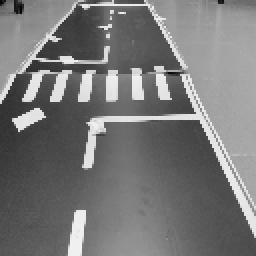
#> input picture src/lane-detect/fullOutput/image/noise1-00004600.png, 128 x 128 px (shown 2 times larger)
$ python -i ml_core2.py   (imports and definitions only)
#> lines starting #> are read from the running program, lines starting #| are printed output that depends on the picture; after the words box and inside, x2 and y2 are one past the last pixel; in counts of white or black regions, pixels touching at a corner belong together
#> further down, picture is the input picture: shape (128, 128, 3); min 1, max 243, mean 119.8
import cv2
import numpy as np
import os
import math
import time
import matplotlib.pyplot as plt
import random

orgImgPath = "/Users/mac/Desktop/EXTERNAL/NCKH/Autonomous-Car/src/lane-detect/fullOutput/image/"
labelImgPath = "/Users/mac/Desktop/EXTERNAL/NCKH/Autonomous-Car/src/lane-detect/fullOutput/label/"

# preprocessingPath = "/Users/mac/Desktop/EXTERNAL/NCKH/Autonomous-Car/src/lane-detect/fullOutput/preprocessing/"
# visualizeResultPath = "/Users/mac/Desktop/EXTERNAL/NCKH/Autonomous-Car/src/lane-detect/fullOutput/finalResult/"
# timeCompare = "/Users/mac/Desktop/EXTERNAL/NCKH/Autonomous-Car/src/lane-detect/timeCompare/"
grayScale_1 = "/Users/mac/Desktop/EXTERNAL/NCKH/Autonomous-Car/src/lane-detect/fullOutput/1-grayscale/"
gaussCanny_2 = "/Users/mac/Desktop/EXTERNAL/NCKH/Autonomous-Car/src/lane-detect/fullOutput/2-gauss-canny/"
threshHold_3 =  "/Users/mac/Desktop/EXTERNAL/NCKH/Autonomous-Car/src/lane-detect/fullOutput/3-threshhold/"
countour_4 = "/Users/mac/Desktop/EXTERNAL/NCKH/Autonomous-Car/src/lane-detect/fullOutput/4-countour/"
maxCountour_5 =  "/Users/mac/Desktop/EXTERNAL/NCKH/Autonomous-Car/src/lane-detect/fullOutput/5-maxcontour/"
cropImg_5_5 = "/Users/mac/Desktop/EXTERNAL/NCKH/Autonomous-Car/src/lane-detect/fullOutput/5.5-crop-img/"
masking_6 = "/Users/mac/Desktop/EXTERNAL/NCKH/Autonomous-Car/src/lane-detect/fullOutput/6-masking/"
regression_7 = "/Users/mac/Desktop/EXTERNAL/NCKH/Autonomous-Car/src/lane-detect/fullOutput/7-regression/"
currentLabel = ""


# [6 lines left out: function getIntersectionOfLines, not called in this run]


def getAreaBoundingBox(box):
    x, y, w, h = box
    return w * h


def load_images_from_folder(pathFolder):
    return os.listdir(pathFolder)


def findingAngleInRadian(startPoint, endPoint):  # (x,y), (x,y)
    return math.atan((endPoint[0] - startPoint[0])/(endPoint[1] - startPoint[1]))

# https://stackoverflow.com/questions/11686720/is-there-a-numpy-builtin-to-reject-outliers-from-a-list
# https://codereview.stackexchange.com/questions/230928/remove-outliers-from-n-dimensional-data
# [87 lines left out: functions removingOutliners, algorithm, not called in this run]


def writeImage(pathFolder, image, prefix=""):
    cv2.imwrite(pathFolder + prefix + str(time.time()) +".jpg", image)


def preprocessing(frame):

    gray = cv2.cvtColor(frame, cv2.COLOR_BGR2GRAY)
    writeImage(pathFolder=grayScale_1, image=gray, prefix=currentLabel)

    gaussianBlur = cv2.GaussianBlur(gray, (5, 5), 0)
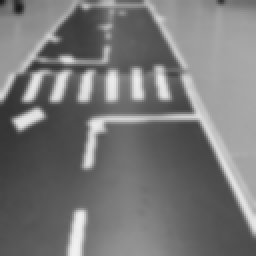
#> gaussianBlur: shape (128, 128) (shown 2 times larger); min 26, max 240, mean 119.8
    cannyEdgeDetection = cv2.Canny(gaussianBlur, 100, 200)
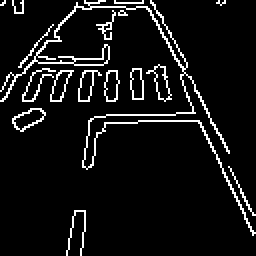
#> cannyEdgeDetection: shape (128, 128) (shown 2 times larger); 7.2% white in thin lines or dots
    writeImage(pathFolder=gaussCanny_2, image=cannyEdgeDetection, prefix=currentLabel)

    _, thresh = cv2.threshold(gray, 100, 180, cv2.THRESH_BINARY)
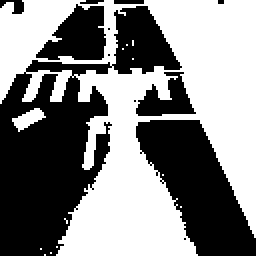
#> thresh: shape (128, 128) (shown 2 times larger); values 0 (black) and 180 (white), 52.3% white; 12 black regions (6 under 20 px)
    writeImage(pathFolder=threshHold_3, image=thresh, prefix=currentLabel)

    contours, _ = cv2.findContours(
        image=thresh, mode=cv2.RETR_TREE, method=cv2.CHAIN_APPROX_NONE)
#> contours = 28 contours, 22 with area under 20; largest, box (x1, y1, x2, y2) and area: (0, 0, 128, 128) 9986, (55, 2, 92, 38) 839, (17, 1, 54, 31) 688, (67, 35, 99, 59) 407, (12, 29, 57, 39) 230, (6, 54, 23, 66) 80
    frameCopy = cannyEdgeDetection.copy()

    contours_poly = [None]*len(contours)
#> contours_poly = 28 items
    boundRect = [None]*len(contours)
#> boundRect = 28 items
    noMeaningValue = np.full((frame.shape[1], frame.shape[0]), None)

    maxBoundRect = None
    maxBoundAreaRect = -1
    for i, c in enumerate(contours):
        contours_poly[i] = cv2.approxPolyDP(c, 3, True)
        boundRect[i] = cv2.boundingRect(contours_poly[i])
        currentArea = getAreaBoundingBox(boundRect[i])
        if currentArea > maxBoundAreaRect:
            maxBoundAreaRect = currentArea
            maxBoundRect = boundRect[i]
#> this loop made 28 passes
#> (x in getAreaBoundingBox, y in getAreaBoundingBox, w in getAreaBoundingBox, h in getAreaBoundingBox, currentArea, maxBoundAreaRect) on passes 8 to 9: (6, 56, 16, 10, 160, 160), (0, 0, 128, 128, 16384, 16384)
#> (x in getAreaBoundingBox, y in getAreaBoundingBox, w in getAreaBoundingBox, h in getAreaBoundingBox, currentArea) on passes 19, 20, 23, 28: (67, 35, 32, 24, 768), (12, 29, 45, 10, 450), (55, 2, 37, 36, 1332), (17, 1, 36, 30, 1080)
#> after the loop, boundRect = 28 items, first 6: (22, 127, 1, 1), (25, 126, 1, 1), (20, 124, 1, 1), (28, 123, 1, 1), (32, 109, 1, 1), (90, 103, 1, 1); contours_poly = 28 contours, 22 with area under 20; largest, box (x1, y1, x2, y2) and area: (0, 0, 128, 128) 10300, (55, 2, 92, 38) 856, (17, 1, 53, 31) 656, (67, 35, 99, 59) 392, (12, 29, 57, 39) 221, (6, 56, 22, 66) 44; maxBoundAreaRect = 16384

    # for i in range(len(contours)):
    #     color = (random.randint(0,256), random.randint(0,256), random.randint(0,256))
    #     # cv2.drawContours(drawing, contours_poly, i, color)
    #     cv2.rectangle(frameCopy, (int(boundRect[i][0]), int(boundRect[i][1])), \
    #     (int(boundRect[i][0]+boundRect[i][2]), int(boundRect[i][1]+boundRect[i][3])), color, 2)

    if maxBoundAreaRect == -1:
        # cv2.imwrite(preprocessingPath + "err-" + str(time.time()) +
        #             ".jpg", cv2.vconcat([frameCopy, cannyEdgeDetection]))
        writeImage(pathFolder=maxCountour_5, image=frameCopy, prefix="err" + currentLabel)
        return noMeaningValue, None, None, None
    else:
        x, y, w, h = int(maxBoundRect[0]), int(maxBoundRect[1]), int(
            maxBoundRect[2]), int(maxBoundRect[3])
#> x = 0; y = 0; w = 128; h = 128

        centerPoint = (frameCopy.shape[0]//2, 0)
#> centerPoint = (64, 0)
        if w < 0.6*frame.shape[0] or \
                y + h < 0.85*frame.shape[1]:
            cv2.rectangle(frameCopy, (x, y), (x + w, y + h), 255, 2)
            writeImage(pathFolder=maxCountour_5, image=frameCopy, prefix="err" + currentLabel)
            return noMeaningValue, None, None, None

        prevFrame = frameCopy.copy()
        cv2.rectangle(frameCopy, (x, y), (x + w, y + h), 255, 2)
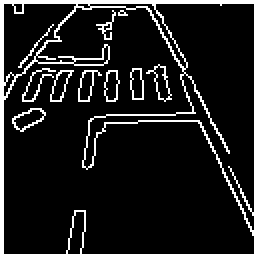
#> frameCopy: shape (128, 128) (shown 2 times larger); 11.5% white in thin lines or dots
        writeImage(pathFolder=maxCountour_5, image=frameCopy, prefix=currentLabel)

        return prevFrame[y: y + h, x: x + w], centerPoint, x, y


# listOrgImages = load_images_from_folder(pathFolder=orgImgPath)
# [1 line that did not run here, left out]
# file = open("nhan-backend.txt", 'a')
# file = open(timeCompare + "nhan-time.txt", 'a')
# valid = [53, 59, 60, 61, 65, 74, 81, 94, 172, 179, 215]
# [28 lines not run here, left out]
# file.close()

>>> import cv2
>>> picture = cv2.imread('fullOutput/image/noise1-00004600.png')
>>> result = preprocessing(picture)

$ run again, on src/lane-detect/fullOutput/image/noise1-00005750.png
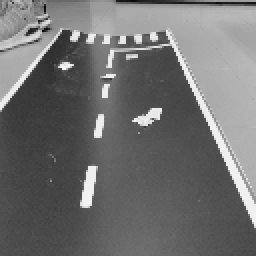
#> input picture src/lane-detect/fullOutput/image/noise1-00005750.png, 128 x 128 px (shown 2 times larger)
#> picture is the input picture: shape (128, 128, 3); min 7, max 245, mean 112
#> cannyEdgeDetection: shape (128, 128); 5.2% white in thin lines or dots, all inside (x1, y1, x2, y2) = (0, 0, 128, 113)
#> in preprocessing, `_, thresh = cv2.threshold(gray, 100, 180, cv2.THRESH_BINARY)`:
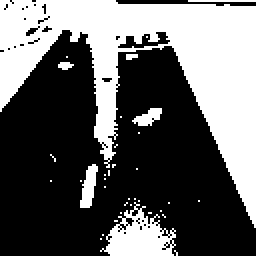
#> thresh: shape (128, 128) (shown 2 times larger); values 0 (black) and 180 (white), 39% white; 36 white regions (30 under 20 px)
#> contours = 96 contours, 90 with area under 20; largest, box (x1, y1, x2, y2) and area: (0, 0, 128, 114) 5393, (50, 101, 88, 128) 534, (58, 15, 86, 25) 134, (40, 82, 49, 104) 95, (66, 54, 81, 63) 60, (12, 13, 20, 19) 20
#> in preprocessing, `contours_poly = [None]*len(contours)`: contours_poly = 96 items
#> the loop in preprocessing, `for i, c in enumerate(contours):` made 96 passes
#> (x in getAreaBoundingBox, y in getAreaBoundingBox, w in getAreaBoundingBox, h in getAreaBoundingBox, currentArea, maxBoundAreaRect) on pass 11: (50, 101, 38, 27, 1026, 1026)
#> after the loop in preprocessing, `for i, c in enumerate(contours):`: boundRect = 96 items, first 6: (87, 125, 1, 1), (50, 119, 1, 1), (51, 117, 1, 1), (57, 110, 1, 1), (81, 107, 1, 1), (74, 106, 1, 1); contours_poly = 96 contours, 91 with area under 20; largest, box (x1, y1, x2, y2) and area: (0, 0, 128, 114) 5394, (50, 101, 88, 128) 550, (58, 15, 86, 24) 79, (40, 82, 48, 104) 49, (66, 54, 81, 63) 41; maxBoundAreaRect = 14592
#> in preprocessing, `x, y, w, h = int(maxBoundRect[0]), int(maxBoundRect[1]), int( maxBound..`: x = 0; w = 128; h = 114
#> in preprocessing, `cv2.rectangle(frameCopy, (x, y), (x + w, y + h), 255, 2)`:
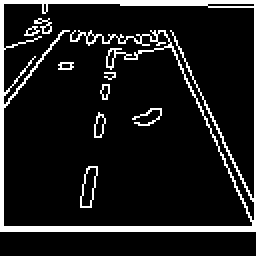
#> frameCopy: shape (128, 128) (shown 2 times larger); 11% white; 9 white regions (3 under 20 px), largest, box (x1, y1, x2, y2) and area: (0, 0, 128, 116) 1593, (40, 83, 49, 104) 50, (66, 54, 81, 63) 39, (17, 9, 26, 17) 29, (47, 56, 53, 69) 29, (29, 31, 37, 35) 20

$ run again, on src/lane-detect/fullOutput/image/noise1-00006550.png
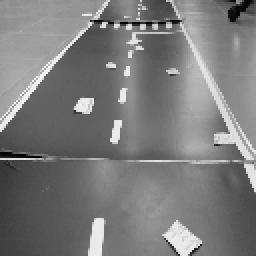
#> input picture src/lane-detect/fullOutput/image/noise1-00006550.png, 128 x 128 px (shown 2 times larger)
#> picture is the input picture: shape (128, 128, 3); min 0, max 249, mean 123.2
#> cannyEdgeDetection: shape (128, 128); 5.6% white in thin lines or dots
#> in preprocessing, `_, thresh = cv2.threshold(gray, 100, 180, cv2.THRESH_BINARY)`:
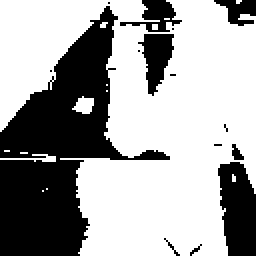
#> thresh: shape (128, 128) (shown 2 times larger); values 0 (black) and 180 (white), 64.2% white; 15 black regions (9 under 20 px)
#> contours = 31 contours, 27 with area under 20; largest, box (x1, y1, x2, y2) and area: (0, 0, 128, 128) 10302, (68, 16, 88, 49) 360, (36, 48, 47, 57) 52, (115, 71, 123, 81) 40
#> in preprocessing, `contours_poly = [None]*len(contours)`: contours_poly = 31 items
#> the loop in preprocessing, `for i, c in enumerate(contours):` made 31 passes
#> (x in getAreaBoundingBox, y in getAreaBoundingBox, w in getAreaBoundingBox, h in getAreaBoundingBox, currentArea, maxBoundAreaRect) on passes 4, 7, 14: (0, 79, 28, 2, 56, 56), (36, 49, 11, 8, 88, 88), (0, 0, 128, 128, 16384, 16384)
#> after the loop in preprocessing, `for i, c in enumerate(contours):`: boundRect = 31 items, first 6: (21, 95, 1, 1), (23, 94, 1, 1), (116, 87, 2, 4), (0, 79, 28, 2), (10, 76, 1, 1), (2, 75, 1, 1); contours_poly = 31 contours, 27 with area under 20; largest, box (x1, y1, x2, y2) and area: (0, 0, 128, 128) 10480, (68, 16, 87, 49) 358, (36, 49, 47, 57) 48, (116, 71, 122, 81) 20; maxBoundAreaRect = 16384
#> in preprocessing, `x, y, w, h = int(maxBoundRect[0]), int(maxBoundRect[1]), int( maxBound..`: x = 0; w = 128
#> in preprocessing, `cv2.rectangle(frameCopy, (x, y), (x + w, y + h), 255, 2)`:
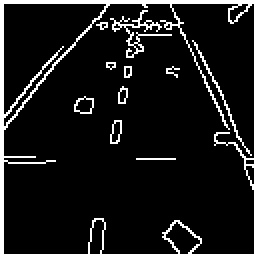
#> frameCopy: shape (128, 128) (shown 2 times larger); 10.1% white; 11 white regions (4 under 20 px), largest, box (x1, y1, x2, y2) and area: (0, 0, 128, 128) 1277, (55, 5, 86, 29) 138, (96, 20, 126, 78) 79
